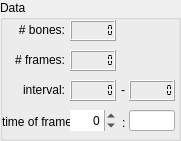
  <widget class="QGroupBox" name="animationData">
   <property name="geometry">
    <rect>
     <x>10</x>
     <y>1460</y>
     <width>181</width>
     <height>141</height>
    </rect>
   </property>
   <property name="title">
    <string>Data</string>
   </property>
   <widget class="QLCDNumber" name="boxAniMinFrame">
    <property name="geometry">
     <rect>
      <x>70</x>
      <y>80</y>
      <width>46</width>
      <height>21</height>
     </rect>
    </property>
    <property name="statusTip">
     <string>First frame of the animation.</string>
    </property>
    <property name="numDigits">
     <number>7</number>
    </property>
    <property name="segmentStyle">
     <enum>QLCDNumber::Flat</enum>
    </property>
   </widget>
   <widget class="QLCDNumber" name="boxAniNBones">
    <property name="geometry">
     <rect>
      <x>70</x>
      <y>20</y>
      <width>46</width>
      <height>21</height>
     </rect>
    </property>
    <property name="statusTip">
     <string>Number of bones this animation is made for.</string>
    </property>
    <property name="numDigits">
     <number>7</number>
    </property>
    <property name="segmentStyle">
     <enum>QLCDNumber::Flat</enum>
    </property>
   </widget>
   <widget class="QLCDNumber" name="boxAniNFrames">
    <property name="geometry">
     <rect>
      <x>70</x>
      <y>50</y>
      <width>46</width>
      <height>21</height>
     </rect>
    </property>
    <property name="statusTip">
     <string>Number of frames in this animation.</string>
    </property>
    <property name="numDigits">
     <number>7</number>
    </property>
    <property name="segmentStyle">
     <enum>QLCDNumber::Flat</enum>
    </property>
   </widget>
   <widget class="QLCDNumber" name="boxAniMaxFrame">
    <property name="geometry">
     <rect>
      <x>129</x>
      <y>80</y>
      <width>46</width>
      <height>21</height>
     </rect>
    </property>
    <property name="statusTip">
     <string>Last frame of the animation.</string>
    </property>
    <property name="numDigits">
     <number>7</number>
    </property>
    <property name="segmentStyle">
     <enum>QLCDNumber::Flat</enum>
    </property>
   </widget>
   <widget class="QLabel" name="label_14">
    <property name="geometry">
     <rect>
      <x>14</x>
      <y>20</y>
      <width>51</width>
      <height>20</height>
     </rect>
    </property>
    <property name="text">
     <string># bones:</string>
    </property>
    <property name="alignment">
     <set>Qt::AlignRight|Qt::AlignTrailing|Qt::AlignVCenter</set>
    </property>
   </widget>
   <widget class="QLabel" name="label_15">
    <property name="geometry">
     <rect>
      <x>14</x>
      <y>50</y>
      <width>51</width>
      <height>20</height>
     </rect>
    </property>
    <property name="text">
     <string># frames:</string>
    </property>
    <property name="alignment">
     <set>Qt::AlignRight|Qt::AlignTrailing|Qt::AlignVCenter</set>
    </property>
   </widget>
   <widget class="QLabel" name="label_16">
    <property name="geometry">
     <rect>
      <x>14</x>
      <y>80</y>
      <width>51</width>
      <height>20</height>
     </rect>
    </property>
    <property name="text">
     <string>interval:</string>
    </property>
    <property name="alignment">
     <set>Qt::AlignRight|Qt::AlignTrailing|Qt::AlignVCenter</set>
    </property>
   </widget>
   <widget class="QLabel" name="label_17">
    <property name="geometry">
     <rect>
      <x>113</x>
      <y>80</y>
      <width>20</width>
      <height>20</height>
     </rect>
    </property>
    <property name="text">
     <string>-</string>
    </property>
    <property name="alignment">
     <set>Qt::AlignCenter</set>
    </property>
   </widget>
   <widget class="QWidget" name="meshDataAni_2" native="true">
    <property name="geometry">
     <rect>
      <x>0</x>
      <y>103</y>
      <width>181</width>
      <height>41</height>
     </rect>
    </property>
    <widget class="QLabel" name="label_12">
     <property name="geometry">
      <rect>
       <x>2</x>
       <y>11</y>
       <width>71</width>
       <height>16</height>
      </rect>
     </property>
     <property name="text">
      <string>time of frame</string>
     </property>
    </widget>
    <widget class="QSpinBox" name="frameNumberAni">
     <property name="geometry">
      <rect>
       <x>70</x>
       <y>7</y>
       <width>46</width>
       <height>21</height>
      </rect>
     </property>
     <property name="statusTip">
      <string>Frame number (1 = first)</string>
     </property>
     <property name="wrapping">
      <bool>true</bool>
     </property>
     <property name="frame">
      <bool>false</bool>
     </property>
     <property name="alignment">
      <set>Qt::AlignRight|Qt::AlignTrailing|Qt::AlignVCenter</set>
     </property>
     <property name="suffix">
      <string/>
     </property>
     <property name="prefix">
      <string/>
     </property>
    </widget>
    <widget class="QLineEdit" name="timeOfFrameAni">
     <property name="geometry">
      <rect>
       <x>129</x>
       <y>7</y>
       <width>46</width>
       <height>21</height>
      </rect>
     </property>
     <property name="toolTip">
      <string extracomment="flags"/>
     </property>
     <property name="statusTip">
      <string>Time of this frame (must always be increasing)</string>
     </property>
     <property name="text">
      <string/>
     </property>
     <property name="readOnly">
      <bool>false</bool>
     </property>
    </widget>
    <widget class="QLabel" name="label_13">
     <property name="geometry">
      <rect>
       <x>122</x>
       <y>10</y>
       <width>20</width>
       <height>20</height>
      </rect>
     </property>
     <property name="text">
      <string>:</string>
     </property>
    </widget>
   </widget>
  </widget>
